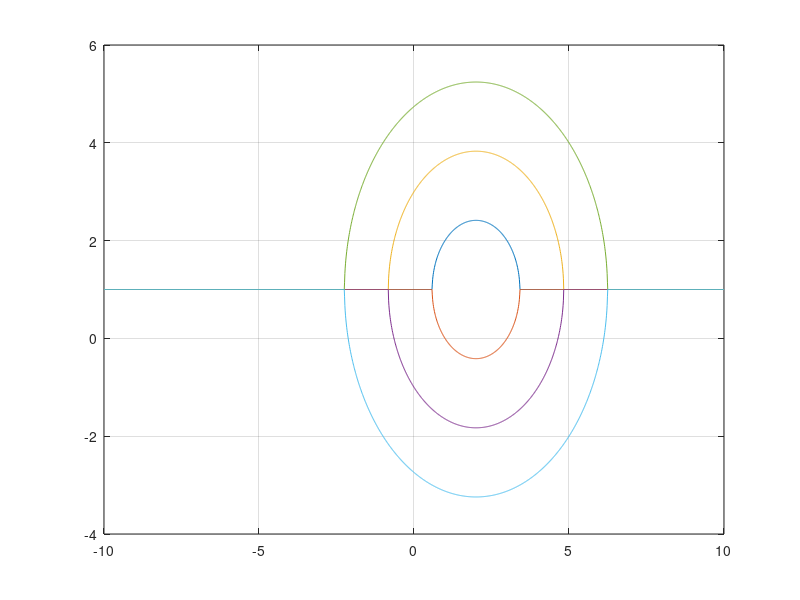
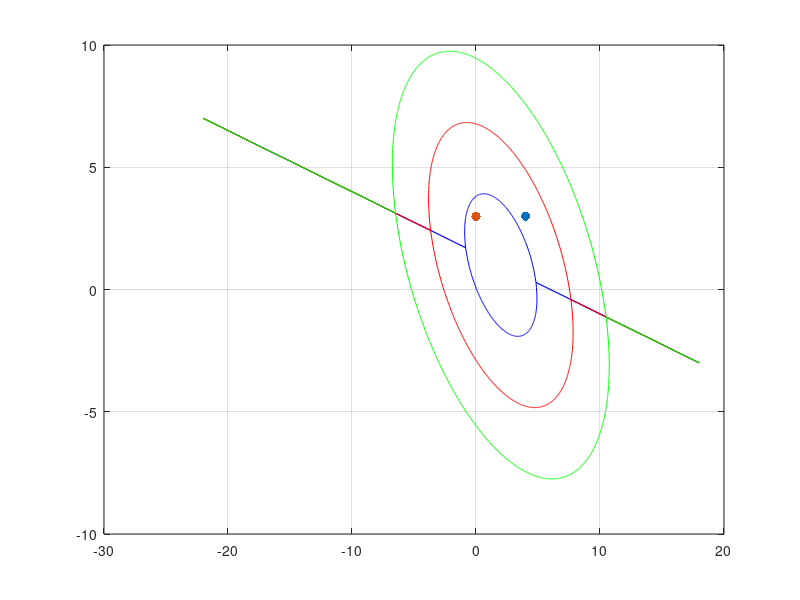

MATLAB code to generate these figures, in order:
clc
close all
clear

x = -10:0.01:10;
y1 = sqrt(2-(x-2).^2)+1;
y2 = -sqrt(2-(x-2).^2)+1;

figure(1)
plot(x,y1)
hold on
plot(x,y2)
grid on


A = [2 , -0.5;...
    -0.5, 2];

X1 = [x;y1];
X2 = [x;y2];

Y1 = A * X1 - [1.5;0];
Y2 = A * X2 - [1.5;0];

figure(2)
plot(Y1( 1,:),Y1(2,:),'b')
hold on
plot(Y2(1,:),Y2(2,:),'b')
grid on





%%%%%%%%%%%%%%%%%%%%%%%%%%%%%%%%%%%%

y1 = sqrt(8-(x-2).^2)+1;
y2 = -sqrt(8-(x-2).^2)+1;

figure(1)
plot(x,y1)
hold on
plot(x,y2)
grid on



X1 = [x;y1];
X2 = [x;y2];

Y1 = A * X1 - [1.5;0];
Y2 = A * X2 - [1.5;0];

figure(2)
plot(Y1( 1,:),Y1(2,:),'r')
hold on
plot(Y2(1,:),Y2(2,:),'r')
grid on



%%%%%%%%%%%%%%%%%%%%%%%%%%%%%%%%%%%%

y1 = sqrt(18-(x-2).^2)+1;
y2 = -sqrt(18-(x-2).^2)+1;

figure(1)
plot(x,y1)
hold on
plot(x,y2)
grid on



X1 = [x;y1];
X2 = [x;y2];

Y1 = A * X1 - [1.5;0];
Y2 = A * X2 - [1.5;0];

figure(2)
plot(Y1( 1,:),Y1(2,:),'g')
hold on
plot(Y2(1,:),Y2(2,:),'g')
grid on
hold on
plot(4,3,'.','MarkerSize',20)
hold on
plot(0,3,'.','MarkerSize',20)





